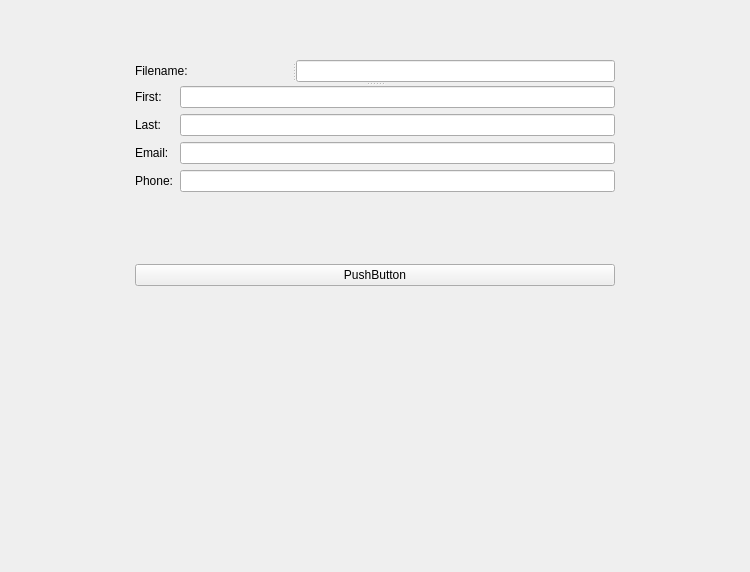
<?xml version="1.0" encoding="UTF-8"?>
<!--
  Output from the Qt Designer
  PyQt6 Course for Beginners - Parwiz Forogh (https://youtu.be/ot94H3-d5d8?t=9470)
  Detailed notes: https://tinyurl.com/y5db3c5c

  Related to:

  Concepts Introduced:

-->

<ui version="4.0">
 <class>Form</class>
 <widget class="QWidget" name="Form">
  <property name="geometry">
   <rect>
    <x>0</x>
    <y>0</y>
    <width>750</width>
    <height>572</height>
   </rect>
  </property>
  <property name="windowTitle">
   <string>Form</string>
  </property>
  <widget class="QWidget" name="">
   <property name="geometry">
    <rect>
     <x>135</x>
     <y>60</y>
     <width>480</width>
     <height>226</height>
    </rect>
   </property>
   <layout class="QVBoxLayout" name="verticalLayout_3">
    <item>
     <widget class="QSplitter" name="splitter_2">
      <property name="orientation">
       <enum>Qt::Vertical</enum>
      </property>
      <widget class="QSplitter" name="splitter">
       <property name="orientation">
        <enum>Qt::Horizontal</enum>
       </property>
       <widget class="QLabel" name="label_5">
        <property name="text">
         <string>Filename:</string>
        </property>
       </widget>
       <widget class="QLineEdit" name="lineEdit_2"/>
      </widget>
      <widget class="QWidget" name="">
       <layout class="QHBoxLayout" name="horizontalLayout">
        <item>
         <layout class="QVBoxLayout" name="verticalLayout">
          <item>
           <widget class="QLabel" name="label">
            <property name="text">
             <string>First:</string>
            </property>
           </widget>
          </item>
          <item>
           <widget class="QLabel" name="label_2">
            <property name="text">
             <string>Last:</string>
            </property>
           </widget>
          </item>
          <item>
           <widget class="QLabel" name="label_3">
            <property name="text">
             <string>Email:</string>
            </property>
           </widget>
          </item>
          <item>
           <widget class="QLabel" name="label_4">
            <property name="text">
             <string>Phone:</string>
            </property>
           </widget>
          </item>
         </layout>
        </item>
        <item>
         <layout class="QVBoxLayout" name="verticalLayout_2">
          <item>
           <widget class="QLineEdit" name="lineEdit"/>
          </item>
          <item>
           <widget class="QLineEdit" name="lineEdit_5"/>
          </item>
          <item>
           <widget class="QLineEdit" name="lineEdit_4"/>
          </item>
          <item>
           <widget class="QLineEdit" name="lineEdit_3"/>
          </item>
         </layout>
        </item>
       </layout>
      </widget>
     </widget>
    </item>
    <item>
     <spacer name="verticalSpacer">
      <property name="orientation">
       <enum>Qt::Vertical</enum>
      </property>
      <property name="sizeHint" stdset="0">
       <size>
        <width>478</width>
        <height>73</height>
       </size>
      </property>
     </spacer>
    </item>
    <item>
     <widget class="QPushButton" name="pushButton">
      <property name="text">
       <string>PushButton</string>
      </property>
     </widget>
    </item>
   </layout>
  </widget>
 </widget>
 <resources/>
 <connections/>
</ui>
